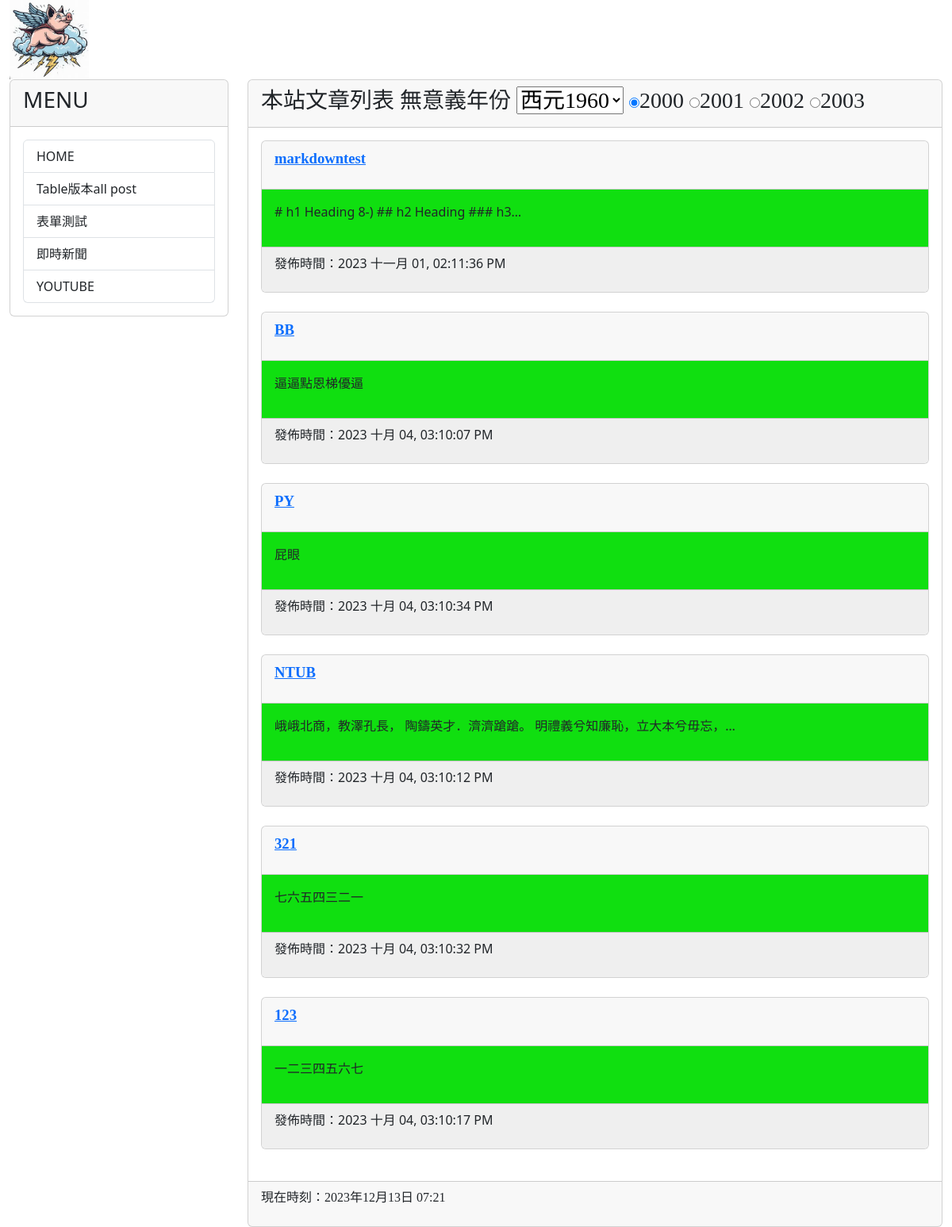
The app's page /, older data.
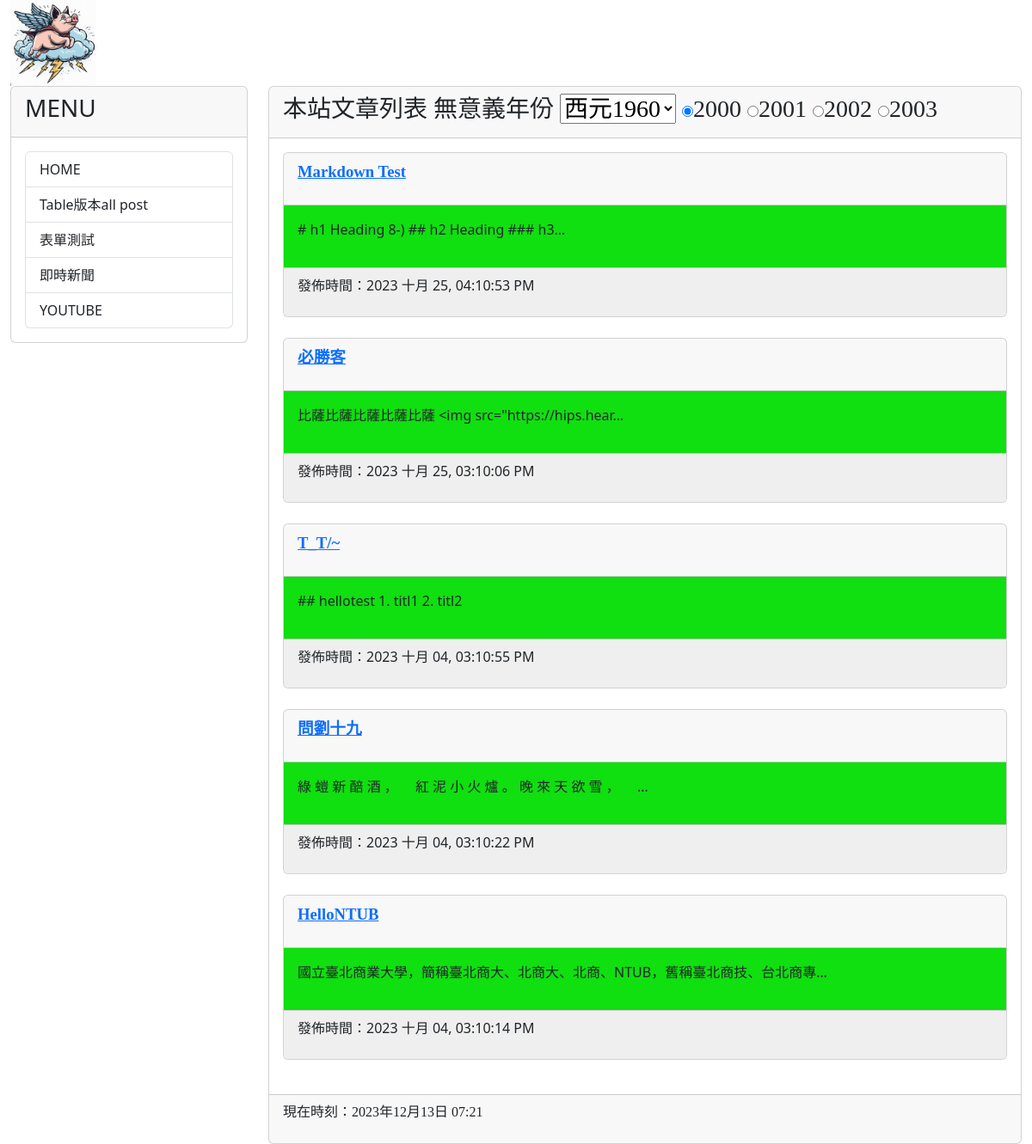
The same page, newer data.
### mysite/models.py (models this page shows, shortened)
class Post(models.Model):
    title = models.CharField(max_length = 200)
    slug = models.CharField(max_length = 200)
    body = models.TextField()
    category = models.TextField(null=True)
    pub_date = models.DateTimeField(auto_now_add=True)
    class Meta:
        ordering = ('-pub_date', )

### mysite/views.py (the view)
# urls.py: path('', views.homepage, name="homepage"),
def homepage(request):
    posts = Post.objects.all()
    now = datetime.now()
    hour = now.timetuple().tm_hour
    years = range(1960,2024)
    return render(request, 'index.html', locals())

### mysite/templates/index.html (shortened to what this page needs)
{% extends "base2.html" %}
{% block headmessage %}
<h3 style='font-family:標楷體;'>本站文章列表</a>
<label for = "byear">無意義年份</label>
<select name="byear">
    {% for year in years%}
    <option value="{{year}}">西元{{year}}</option>
    {% endfor %}
</select>
<input type="radio" name="ryear" checked>2000</input>
<input type="radio" name="ryear" >2001</input>
<input type="radio" name="ryear" >2002</input>
<input type="radio" name="ryear" >2003</input>
{% endblock headmessage %}
{% block content %}
{% for post in posts %}
<div class='card'>
    <div class='card-header'>
        <p style='font-family:微軟正黑體;font-size:14pt;font-weight:bold;'>
            <a href='/post/{{post.slug}}'>{{ post.title }}</a>
        </p>
    </div>
    <div class='card-body' style='background-color:#10DF10'>
        <p>
           {{ post.body | truncatechars:40 }}
        </p>
    </div>
    <div class='card-footer'  style='background-color:#efefef'>
        <p>
            發佈時間：{{ post.pub_date | date:"Y M d, h:m:s A"}}
        </p>
    </div>
</div>
<br>
{% endfor %}
{% endblock content %}

### templates/base2.html (shortened to what this page needs)
<!DOCTYPE html>
<html>
    <head>
        <link href="https://cdn.jsdelivr.net/npm/bootstrap@5.3.2/dist/css/bootstrap.min.css" rel="stylesheet">
    </head>
    <body>
        <div class="container-fluid">
            {% include 'header.html' %}
            <div class="row">
                <div class="col-sm-3 col-md-3">
                    <div class="card">
                        <div class="card-header">
                            <h3>MENU</h3>
                        </div>
                        <div class="card-body">
                            <div class="list-group">
                                <a href="/" class="list-group-item">HOME</a>
                                <a href="{% url 'show-all-posts' %}" class="list-group-item">Table版本all post</a>
                                <a href="{% url 'post-new' %}" class="list-group-item">表單測試</a>
                                <a href="https://google.com/news" class="list-group-item">即時新聞</a>
                                <a href="https://www.youtube.com" class="list-group-item">YOUTUBE</a>
                            </div>
                        </div>
                    </div>
                </div>
                <div class="col-sm-9 col-md-9">
                    <div class="card">
                        <div class="card-header">
                            {% block headmessage %}
                            {% endblock %}
                        </div>
                        <div class="card-body">
                            {% block content %} {% endblock %}
                        </div>
                        <div class="card-footer">
                            {% include 'footer.html' %}
                        </div>
                    </div>
                </div>
            </div>
        </div>
    </body>
</html>

### templates/header.html
{% load static %}
<div class='well'>
    <img src="{% static "images/OIG.jfif" %}" height="100">
</div>

### templates/footer.html
{% block footer %}
    {% if now %}
    <p style='font-family:微軟正黑體;'>現在時刻：{{ now }}</p>
    {% else %}
    <p style='font-family:微軟正黑體;'>本文內容取自網路，如有侵權請來信通知下架...</p>
    {% endif %}
{% endblock %}

Row changes from the older to the newer data that the page shows:
removed Post: title "markdowntest", body "# h1 Heading 8-) ## h2 Heading ### h3…", pub_date "2023 十一月 01, 02:11:36 PM"
removed Post: title "BB", body "逼逼點恩梯優逼", pub_date "2023 十月 04, 03:10:07 PM"
removed Post: title "PY", body "屁眼", pub_date "2023 十月 04, 03:10:34 PM"
removed Post: title "NTUB", body "峨峨北商，教澤孔長， 陶鑄英才．濟濟蹌蹌。 明禮義兮知廉恥，立大本兮毋忘，…", pub_date "2023 十月 04, 03:10:12 PM"
removed Post: title "321", body "七六五四三二一", pub_date "2023 十月 04, 03:10:32 PM"
removed Post: title "123", body "一二三四五六七", pub_date "2023 十月 04, 03:10:17 PM"
added Post: title "Markdown Test", body "# h1 Heading 8-) ## h2 Heading ### h3…", pub_date "2023 十月 25, 04:10:53 PM"
added Post: title "必勝客", body "比薩比薩比薩比薩比薩 <img src=\"https://hips.hear…", pub_date "2023 十月 25, 03:10:06 PM"
added Post: title "T_T/~", body "## hellotest 1. titl1 2. titl2", pub_date "2023 十月 04, 03:10:55 PM"
added Post: title "問劉十九", body "綠 螘 新 醅 酒 ， 紅 泥 小 火 爐 。 晚 來 天 欲 雪 ， …", pub_date "2023 十月 04, 03:10:22 PM"
added Post: title "HelloNTUB", body "國立臺北商業大學，簡稱臺北商大、北商大、北商、NTUB，舊稱臺北商技、台北商專…", pub_date "2023 十月 04, 03:10:14 PM"
